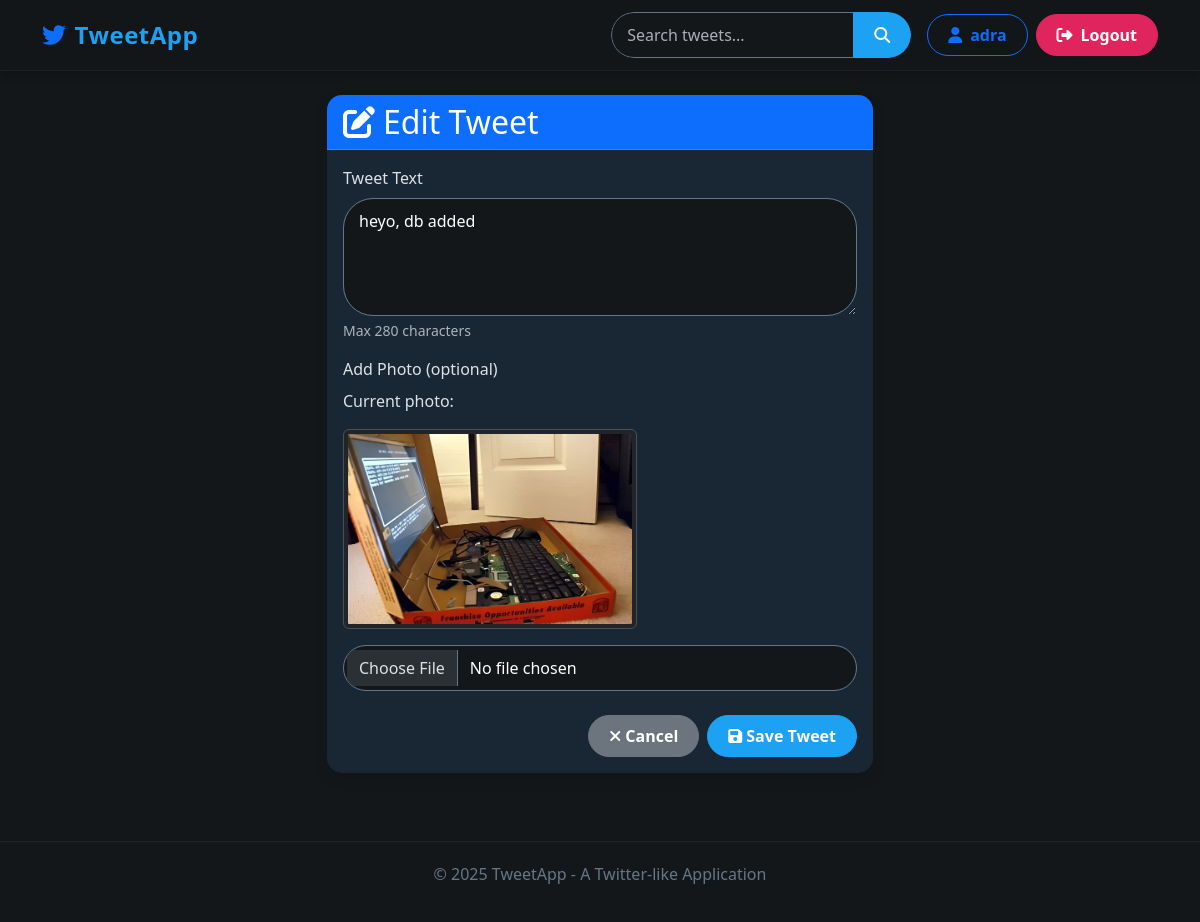
The app's page /tweet/11/edit/ (signed in), older data.
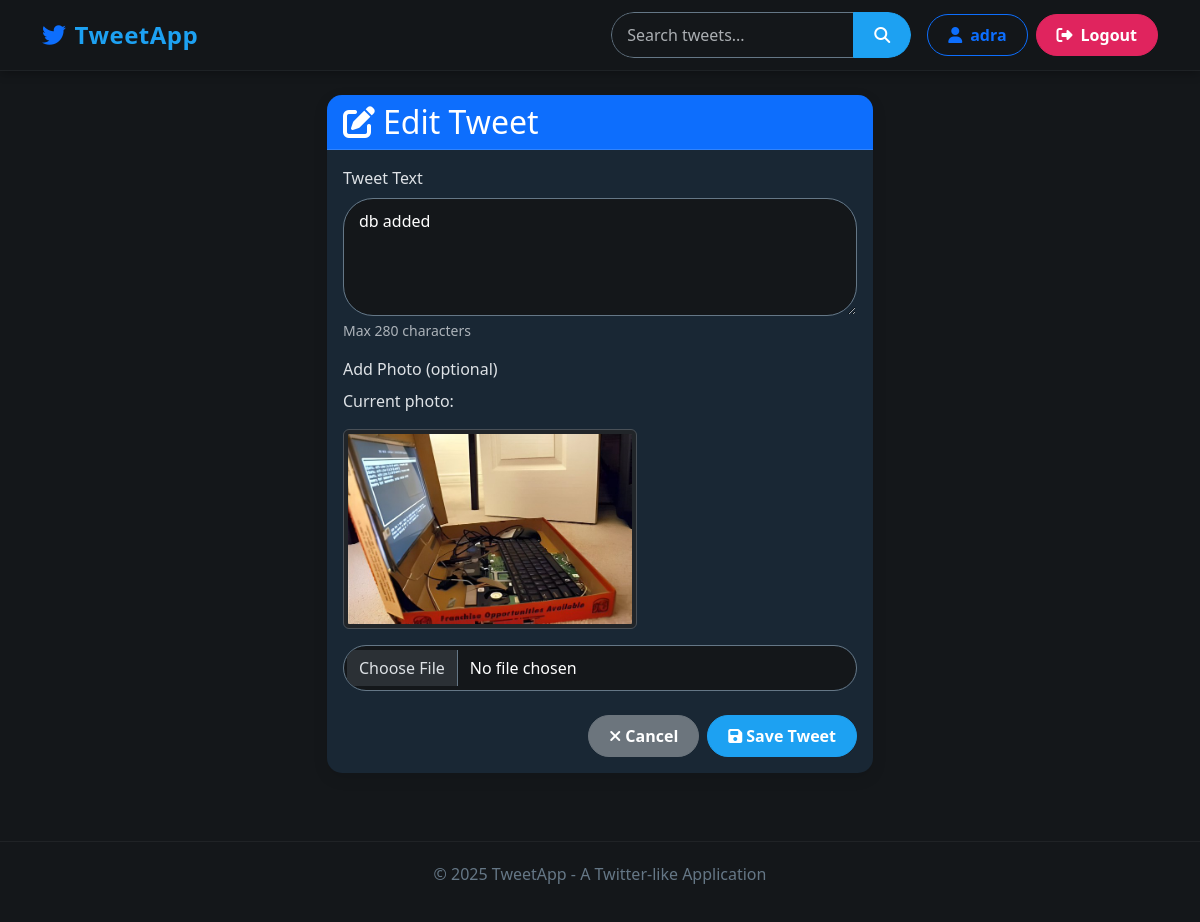
The same page, newer data.
### tweet/models.py (models this page shows, shortened)
class Tweet(models.Model):
    user = models.ForeignKey(User, on_delete=models.CASCADE) #user is a foreign key to the user model
    text = models.TextField(max_length=280)
    photo = models.ImageField(upload_to='photos/', null=True, blank=True)
    created_at = models.DateTimeField(auto_now_add=True) #auto_now_add=True means the field will be automatically set to the current date and time when the object is created.
    updated_at = models.DateTimeField(auto_now=True) #auto_now=True means the field will be automatically updated to the current date and time when the object is updated.
    date = models.DateField(default=timezone.now) #null=True means the field can be empty, blank=True means the field can be empty when creating a new object.
    likes = models.ManyToManyField(User, related_name='liked_tweets', blank=True)
    class Meta:
        ordering = ['-created_at']  # Default ordering newest first

### tweet/views.py (the view)
# urls.py: path('<int:tweet_id>/edit/', views.tweet_edit, name='tweet_edit'),
@login_required
def tweet_edit(request, tweet_id):
    tweet=get_object_or_404(Tweet, pk=tweet_id, user=request.user)
    if request.method == 'POST':
        form=TweetForm(request.POST, request.FILES, instance=tweet)
        if form.is_valid():
            tweet = form.save(commit=False)
            tweet.user = request.user
            tweet.save()
            return redirect('tweet_list')
    else:
        form=TweetForm(instance=tweet)
    return render(request, 'tweet_form.html', {'form': form})

### tweet/forms.py
class TweetForm(forms.ModelForm):
    class Meta:
        model = Tweet
        fields = ['text', 'photo']

### tweet/templates/tweet_form.html (shortened to what this page needs)
{%extends "layout.html"%}
{%block content%}
<div class="row justify-content-center">
    <div class="col-md-8 col-lg-6">
        <div class="card fade-in">
            <div class="card-header bg-primary text-white">
                <h2 class="mb-0 text-center">
                    {% if form.instance.pk %}
                        <i class="fas fa-edit me-2"></i>Edit Tweet
                    {% else %}
                        <i class="fas fa-plus-circle me-2"></i>Create Tweet
                    {% endif %}
                </h2>
            </div>
            <div class="card-body">
                <form method="post" enctype="multipart/form-data" class="form">
                    <div class="mb-3">
                        <label for="{{ form.text.id_for_label }}" class="form-label">Tweet Text</label>
                        <textarea name="{{ form.text.name }}" id="{{ form.text.id_for_label }}"
                                  class="form-control" rows="4"
                                  placeholder="What's happening?">{{ form.text.value|default:'' }}</textarea>
                        <div class="form-text">Max 280 characters</div>
                    </div>
                    <div class="mb-4">
                        <label for="{{ form.photo.id_for_label }}" class="form-label">Add Photo (optional)</label>
                        {% if form.instance.photo %}
                            <div class="mb-3">
                                <p>Current photo:</p>
                                <img src="{{ form.instance.photo.url }}" alt="Current photo" class="img-thumbnail" style="max-height: 200px;">
                            </div>
                        {% endif %}
                        <input type="file" name="{{ form.photo.name }}" id="{{ form.photo.id_for_label }}" class="form-control">
                    </div>
                    <div class="d-grid gap-2 d-md-flex justify-content-md-end">
                        <a href="{% url 'tweet_list' %}" class="btn btn-secondary">
                            <i class="fas fa-times me-1"></i>Cancel
                        </a>
                        <button type="submit" class="btn btn-primary">
                            <i class="fas fa-save me-1"></i>Save Tweet
                        </button>
                    </div>
                </form>
            </div>
        </div>
    </div>
</div>
{%endblock%}

Row changes from the older to the newer data that the page shows:
changed Tweet: text "heyo, db added" → "db added"
